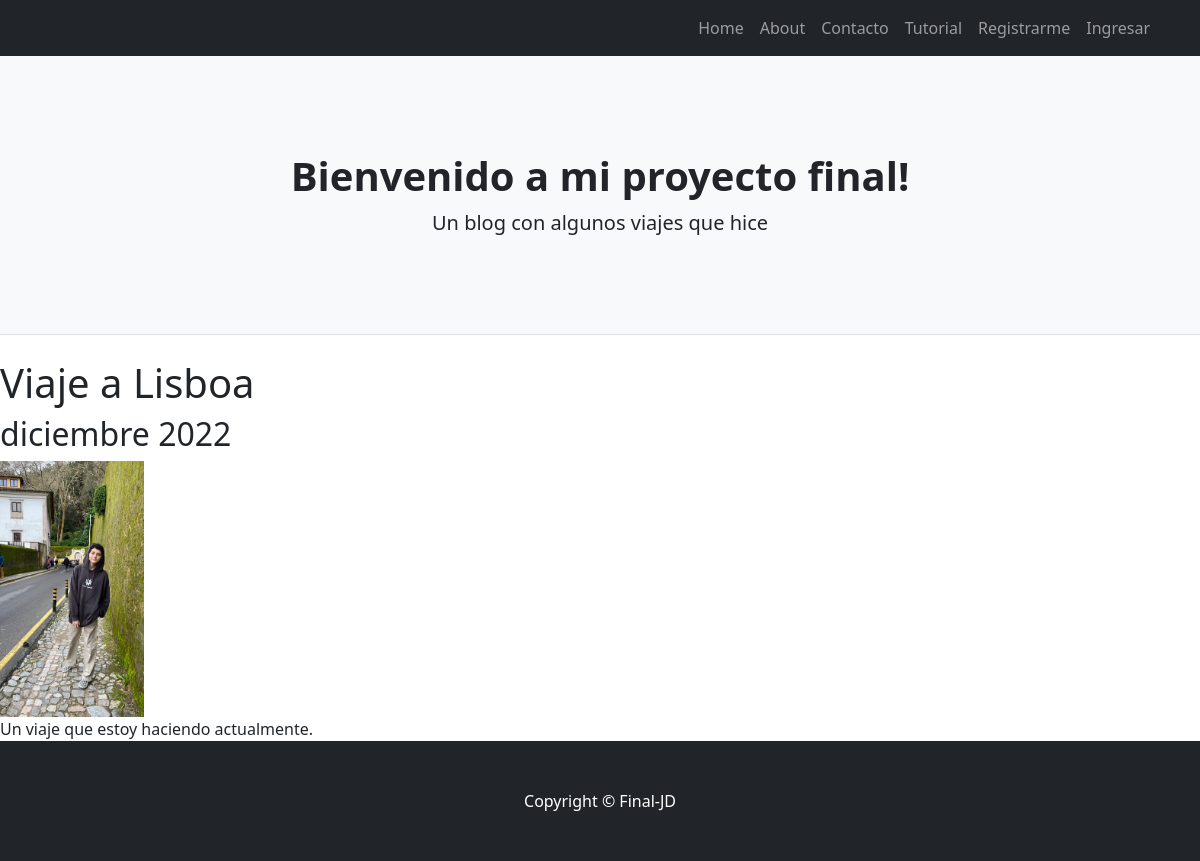
Screenshot of /proyecto-final/5/detalle/ with the database file from the repository.
### proyecto_final/models.py (models this page shows)
class Post(models.Model):
    titulo= models.CharField(max_length=100)
    subtitulo= models.CharField(max_length=100)
    texto= models.TextField(max_length=3000)
    publicado_el= models.DateField()
    imagen= models.ImageField(upload_to="posteos", null="True", blank="True")

### proyecto_final/views.py (the view)
# urls.py: path('proyecto-final/<int:pk>/detalle/', PostDetalle.as_view(), name="proyecto-final-detalle"),
class PostDetalle(DetailView):
    model= Post

### proyecto_final/templates/proyecto_final/post_detail.html
{% extends 'proyecto_final/base.html' %}
{% block contenido %}
    <h1>{{object.titulo}}</h1>
    <h2>{{object.subtitulo}}</h2>
    <div>
        <img src="{{object.imagen.url}}" height="256">
    </div>
    <div>
        {{object.texto}}
    </div>
{% endblock %}

### rows the page displays
Post: titulo "Viaje a Lisboa", subtitulo "diciembre 2022", imagen (picture), texto "Un viaje que estoy haciendo actualmente."
